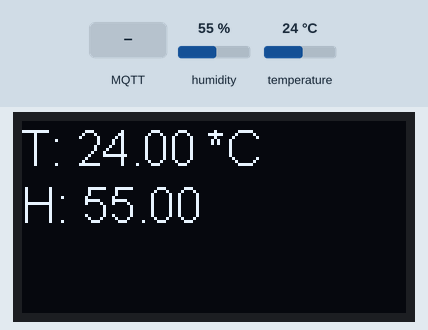
Recording of a sketch running on a simulated ESP8266 (NodeMCU). Shown: 128×64 one-colour display. Inputs (shaded band) come from the test bench; at power-on: humidity 55 %, temperature 24 °C. WiFi joins after 1.5 s; servers stay silent unless stated; no MQTT or app messages arrive unless stated; what the sketch prints to the serial monitor is not drawn.

Above: at 5.6 s.
5.7 s: MQTT message "climate_box/display" arrives on the first subscribed topic
At 6.0 s:
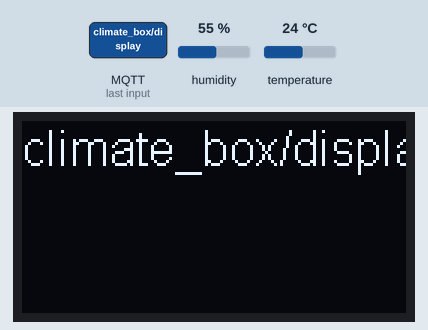
11.5 s: MQTT message "1" arrives on the first subscribed topic
At 12.1 s:
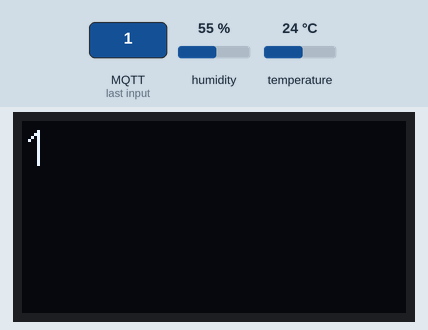
16.5 s: MQTT message "on" arrives on the first subscribed topic
At 17.2 s:
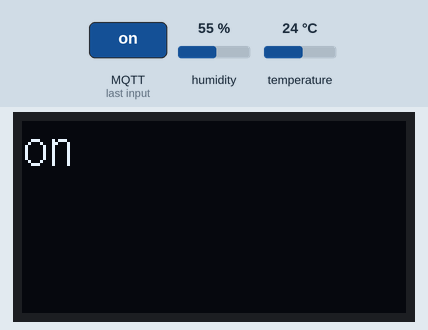
21.5 s: MQTT message "off" arrives on the first subscribed topic
At 22.2 s:
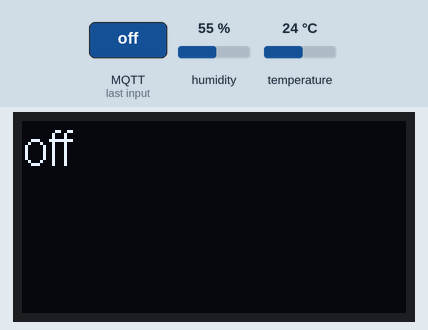
26.6 s: MQTT message "1" arrives on the third subscribed topic
At 27.5 s:
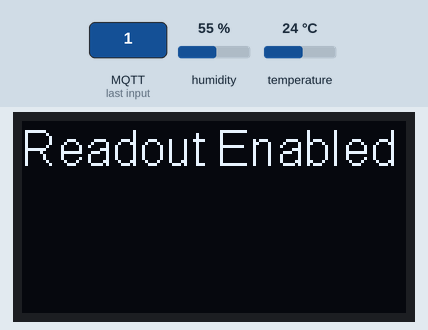
31.6 s: MQTT message "0" arrives on the third subscribed topic
At 32.5 s:
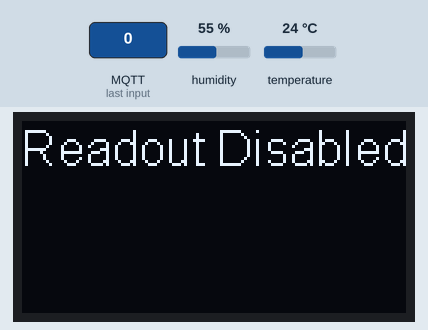
Timing chart, 0 to 34.1 s (numbered marks = the images above; inputs shaded):
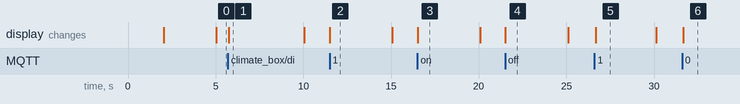

Measured:
- after the input at 5.7 s, the display: changes at once (image 1)
- after the input at 11.5 s, the display: changes at once (image 2)
- after the input at 16.5 s, the display: changes at once (image 3)
- after the input at 21.5 s, the display: changes at once (image 4)
- after the input at 26.6 s, the display: changes after 0.06 s (image 5)
- after the input at 31.6 s, the display: changes after 0.06 s (image 6)
- what the display in image 1 shows lasts 4.3 s, from 5.7 s to 10.0 s

The sketch:

dht22boxwifi.ino
```cpp
// (licence header left out)
//======== Debug Tools =========

#define DEBUG_OFF  0
#define DEBUG_ON   1

#define debug DEBUG_ON

#define debug_message(fmt,...)          \
  do {              \
    if (debug)          \
       Serial.printf (fmt, ##__VA_ARGS__);     \
  } while(0)

//========================================

#include <ESP8266WiFi.h>
#include <PubSubClient.h>     // http://knolleary.net/arduino-client-for-mqtt/

// WiFi credentials
char ssid[] = "NODE_RED";
char password[] = "GEDA2016";   // Set password to "" for open networks.


                              // https://pubsubclient.knolleary.net/api.html
// Mqtt Stuff

// ****************************** Cloud *********************************************
#define  CLOUD_MQTT  0         //https://www.cloudmqtt.com/ (Amazon Web Services)
#define  CLOUD_DIOTY 1        // http://www.dioty.co/    (colombian guy)
#define  CLOUD_DANY  2        // At home Local network    (At home)
//==========Select cloud======================

#define CLOUD CLOUD_DANY

//============================================
#if CLOUD==CLOUD_DANY

//const char MqttServer[]="mqtt.dioty.co";
IPAddress MqttServer(192,168,0,102);
const unsigned int MqttPort=1883;
const char MqttUser[]="itba.jacoby@gmail.com";
const char MqttPassword[]="ce8acbf5";
const char MqttClientID[]="climate";

#elif CLOUD==CLOUD_DIOTY

const char MqttServer[]="mqtt.dioty.co";
const unsigned int MqttPort=1883;
const char MqttUser[]="itba.jacoby@gmail.com";
const char MqttPassword[]="ce8acbf5";
const char MqttClientID[]="danyka";

#elif CLOUD==CLOUD_MQTT

const char MqttServer[]="m12.cloudmqtt.com";
const unsigned int MqttPort=16111;
const char MqttUser[]="eplkycmz";
const char MqttPassword[]="KGMA6Z63gkn8";
const char MqttClientID[]="danyka";

#endif


// Create Wifi sockets
WiFiClient wifi_client;

// Create Cloud sockets
PubSubClient mqtt_client(wifi_client);


void callback(char* topic, byte* payload, unsigned int length);

//=======================================
#include <Adafruit_Sensor.h>
#include <DHT.h>
#include <DHT_U.h>

#define DHTPIN            2         // Pin which is connected to the DHT sensor.

// Uncomment the type of sensor in use:
//#define DHTTYPE           DHT11     // DHT 11
#define DHTTYPE           DHT22     // DHT 22 (AM2302)
//#define DHTTYPE           DHT21     // DHT 21 (AM2301)

// See guide for details on sensor wiring and usage:
//   https://learn.adafruit.com/dht/overview

DHT_Unified dht(DHTPIN, DHTTYPE);

uint32_t delayMS;             // Minimun delay between sensor readings based on sensor details (This is fixed and cant be changed its about 2 sec)
uint32_t Usr_delayMS=3000;    // Aditional delay may be changed by User (default 3sec). Total Delay between readings is delayMS + Usr_delayMS (default 5 sec)

// Include the correct display library
// For a connection via I2C using Wire include
#include <Wire.h>  // Only needed for Arduino 1.6.5 and earlier
#include "SSD1306.h" // alias for `#include "SSD1306Wire.h"`
// or #include "SH1106.h" alis for `#include "SH1106Wire.h"`
// For a connection via I2C using brzo_i2c (must be installed) include
// #include <brzo_i2c.h> // Only needed for Arduino 1.6.5 and earlier
// #include "SSD1306Brzo.h"
// #include "SH1106Brzo.h"
// For a connection via SPI include
// #include <SPI.h> // Only needed for Arduino 1.6.5 and earlier
// #include "SSD1306Spi.h"
// #include "SH1106SPi.h"

// Include custom images
#include "images.h"

// Initialize the OLED display using SPI
// D5 -> CLK
// D7 -> MOSI (DOUT)
// D0 -> RES
// D2 -> DC
// D8 -> CS
// SSD1306Spi        display(D0, D2, D8);
// or
// SH1106Spi         display(D0, D2);

// Initialize the OLED display using brzo_i2c
// D3 -> SDA
// D5 -> SCL
// SSD1306Brzo display(0x3c, D3, D5);
// or
// SH1106Brzo  display(0x3c, D3, D5);

// Initialize the OLED display using Wire library
//SSD1306  display(0x3c, D3, D5);

#define SCL_PIN  D1
#define SDA_PIN  D2


SSD1306  display(0x3c, SDA_PIN, SCL_PIN);


#define DEMO_DURATION 3000
typedef void (*Demo)(void);

int demoMode = 0;
int counter = 1;


void start_dht(void);
void setup_wifi(void);
void setup_mqtt(void);

void medir(void);

void setup() {
  Serial.begin(9600);
  Serial.println();
  Serial.println();


  // Initialising the UI will init the display too.
  display.init();

  display.flipScreenVertically();
  display.setFont(ArialMT_Plain_10);


  start_dht();
  display.clear();
  drawImageDemo();
  display.display();

  setup_wifi();          // initialize WIFI an connect to network
  setup_mqtt();          // initialize mqtt server

  delay(1000);

// clear the display
  display.clear();
  // draw the current demo method
  //demos[demoMode]();

  display.setTextAlignment(TEXT_ALIGN_LEFT);
  display.setFont(ArialMT_Plain_16);


}
long TimeSinceLastMeasure = 0;
unsigned char DisplaySensorEnable=1; // Show readings on display

void loop() {

 // display.drawString(0, 0,String(millis()));


  if (!mqtt_client.connected()) {
        reconnect();
  }

  mqtt_client.loop();  //This should be called regularly to allow the client to process incoming messages and maintain its connection to the server


  //drawFontFaceDemo();


  if (millis() - TimeSinceLastMeasure > delayMS+Usr_delayMS) {   // Delay between measurements.

      medir();

      TimeSinceLastMeasure = millis();
  }

}


void start_dht(void)
{

 Serial.begin(9600);
 // Initialize device.
  dht.begin();
  Serial.println("DHTxx Unified Sensor Example");
  // Print temperature sensor details.
  sensor_t sensor;
  dht.temperature().getSensor(&sensor);
  Serial.println("------------------------------------");
  Serial.println("Temperature");
  Serial.print  ("Sensor:       "); Serial.println(sensor.name);
  Serial.print  ("Driver Ver:   "); Serial.println(sensor.version);
  Serial.print  ("Unique ID:    "); Serial.println(sensor.sensor_id);
  Serial.print  ("Max Value:    "); Serial.print(sensor.max_value); Serial.println(" *C");
  Serial.print  ("Min Value:    "); Serial.print(sensor.min_value); Serial.println(" *C");
  Serial.print  ("Resolution:   "); Serial.print(sensor.resolution); Serial.println(" *C");
  Serial.println("------------------------------------");
  // Print humidity sensor details.
  dht.humidity().getSensor(&sensor);
  Serial.println("------------------------------------");
  Serial.println("Humidity");
  Serial.print  ("Sensor:       "); Serial.println(sensor.name);
  Serial.print  ("Driver Ver:   "); Serial.println(sensor.version);
  Serial.print  ("Unique ID:    "); Serial.println(sensor.sensor_id);
  Serial.print  ("Max Value:    "); Serial.print(sensor.max_value); Serial.println("%");
  Serial.print  ("Min Value:    "); Serial.print(sensor.min_value); Serial.println("%");
  Serial.print  ("Resolution:   "); Serial.print(sensor.resolution); Serial.println("%");
  Serial.println("------------------------------------");
  // Set delay between sensor readings based on sensor details.
  delayMS = sensor.min_delay / 1000;
  debug_message("\n\ndelay between sensor readings based on sensor details %d ms\n",delayMS);
}

char str[20];

void medir(void) {
  // Delay between measurements.
  /////////////////////////////////////////delay(delayMS);
  // Get temperature event and print its value.
  sensors_event_t event,event_T,event_H;
  dht.temperature().getEvent(&event);
  if (isnan(event.temperature)) {
     debug_message("Error reading temperature!\n");
  }
  else {
    debug_message("Temperature:  %s *C\n",String(event.temperature).c_str());
    event_T=event;
  }

  // Get humidity event and print its value.
  dht.humidity().getEvent(&event);
  if (isnan(event.relative_humidity)) {
    Serial.println("Error reading humidity!");
  }
  else {

    debug_message("Humidity:  %s %\n",String(event.relative_humidity).c_str());
    event_H=event;

    if(DisplaySensorEnable==1)
    {
      display.clear();
      sprintf(str, "T: %s *C \nH: %s %",String(event_T.temperature).c_str(),String(event_H.relative_humidity).c_str());
      display.drawString(0, 0,str);
      display.display();
    }

    mqtt_client.publish("climate_box/Temp",String(event_T.temperature).c_str(),false);
    mqtt_client.publish("climate_box/Humedad",String(event_H.relative_humidity).c_str(),false);

  }
}


void setup_mqtt(void) {

//http://pubsubclient.knolleary.net/api.html   (Arduino mqtt API)

mqtt_client.setServer(MqttServer, MqttPort);
mqtt_client.setCallback(callback);
}

void setup_wifi(void) {

// Start connecting to a WiFi network

  debug_message("\n\nConnecting to %s\n",ssid);

  WiFi.begin(ssid, password);

  while (WiFi.status() != WL_CONNECTED) {
    delay(500);
    debug_message(".");
  }

  debug_message("\nWiFi Connected!!  IP Address:%s \n\n",WiFi.localIP().toString().c_str() );

  String myIP("IP:");

  String nuevo=myIP+WiFi.localIP().toString().c_str();

  display.clear();
  display.drawString(0, 0,(char*)nuevo.c_str());
  display.display(); // write buffer to display


}


void reconnect() {

  while (!mqtt_client.connected())      // Loop until we're reconnected
  {
      debug_message("Attempting MQTT connection...");
      // Attempt to connect


      if (mqtt_client.connect(MqttClientID,MqttUser,MqttPassword))
      {
            debug_message("connected \r\n");


            // ... and subscribe to topic
            mqtt_client.subscribe("climate_box/display");
            mqtt_client.subscribe("climate_box/SetReadDelay");
            mqtt_client.subscribe("climate_box/ReadoutEnable");


      }
      else
      {
            debug_message("failed, rc=");       //Verrrrrr
            debug_message("%s",mqtt_client.state());
            debug_message(" try again in 3 seconds \r\n");


            delay(3000);  //Wait 3 seconds before retrying
      }

  } // end of while

}


void callback(char* topic, byte* payload, unsigned int length)
{

 payload[length]=0; // terminator

 debug_message("Message arrived [ Topic:%s Length:%d Payload: %s ] \n",topic,length,payload);

 ParseTopic(topic,payload,length);

}

void ParseTopic(char* topic, byte* payload, unsigned int length)

{
      if(!strcmp(topic,"climate_box/display"))
      {

          display.clear();
          display.drawString(0, 0,(char*)payload);
          display.display(); // write buffer to display

      }

      if(!strcmp(topic,"climate_box/SetReadDelay"))
      {

          Usr_delayMS=atoi((char*)payload);
          debug_message("Reading interval: %d\n",Usr_delayMS+delayMS);

      }

      if(!strcmp(topic,"climate_box/ReadoutEnable"))
      {

        debug_message("Redaaaaaaaaaaaaaaaaaaaaaaaaaaaaa\n");

          if(payload[0]=='1')
          {
            DisplaySensorEnable=1;
            display.clear();
            display.drawString(0, 0,"Readout Enabled");
            display.display(); // write buffer to display
            debug_message("Enabled\n");
          }
          if(payload[0]=='0')
          {
            DisplaySensorEnable=0;
            display.clear();
            display.drawString(0, 0,"Readout Disabled");
            display.display(); // write buffer to display
            debug_message("Disabled\n");
          }
      }


}

//////////////////// DISPLAY DEMOS //////////////////////////


void drawFontFaceDemo() {
    // Font Demo1
    // create more fonts at http://oleddisplay.squix.ch/
    display.setTextAlignment(TEXT_ALIGN_LEFT);
    display.setFont(ArialMT_Plain_10);
    display.drawString(0, 0, "Hello world");
    display.setFont(ArialMT_Plain_16);
    display.drawString(0, 10, "Hello world");
    display.setFont(ArialMT_Plain_24);
    display.drawString(0, 26, "Hello world");
}

void drawTextFlowDemo() {
    display.setFont(ArialMT_Plain_10);
    display.setTextAlignment(TEXT_ALIGN_LEFT);
    display.drawStringMaxWidth(0, 0, 128,
      "Lorem ipsum\n dolor sit amet, consetetur sadipscing elitr, sed diam nonumy eirmod tempor invidunt ut labore." );
}

void drawTextAlignmentDemo() {
    // Text alignment demo
  display.setFont(ArialMT_Plain_10);

  // The coordinates define the left starting point of the text
  display.setTextAlignment(TEXT_ALIGN_LEFT);
  display.drawString(0, 10, "Left aligned (0,10)");

  // The coordinates define the center of the text
  display.setTextAlignment(TEXT_ALIGN_CENTER);
  display.drawString(64, 22, "Center aligned (64,22)");

  // The coordinates define the right end of the text
  display.setTextAlignment(TEXT_ALIGN_RIGHT);
  display.drawString(128, 33, "Right aligned (128,33)");
}

void drawRectDemo() {
      // Draw a pixel at given position
    for (int i = 0; i < 10; i++) {
      display.setPixel(i, i);
      display.setPixel(10 - i, i);
    }
    display.drawRect(12, 12, 20, 20);

    // Fill the rectangle
    display.fillRect(14, 14, 17, 17);

    // Draw a line horizontally
    display.drawHorizontalLine(0, 40, 20);

    // Draw a line horizontally
    display.drawVerticalLine(40, 0, 20);
}

void drawCircleDemo() {
  for (int i=1; i < 8; i++) {
    display.setColor(WHITE);
    display.drawCircle(32, 32, i*3);
    if (i % 2 == 0) {
      display.setColor(BLACK);
    }
    display.fillCircle(96, 32, 32 - i* 3);
  }
}

void drawProgressBarDemo() {
  int progress = (counter / 5) % 100;
  // draw the progress bar
  display.drawProgressBar(0, 32, 120, 10, progress);

  // draw the percentage as String
  display.setTextAlignment(TEXT_ALIGN_CENTER);
  display.drawString(64, 15, String(progress) + "%");
}

void drawImageDemo() {
    // see http://blog.squix.org/2015/05/esp8266-nodemcu-how-to-create-xbm.html
    // on how to create xbm files
    display.drawXbm(34, 14, WiFi_Logo_width, WiFi_Logo_height, WiFi_Logo_bits);
}
```

Source omitted: images.h (data table, 1876 bytes)
